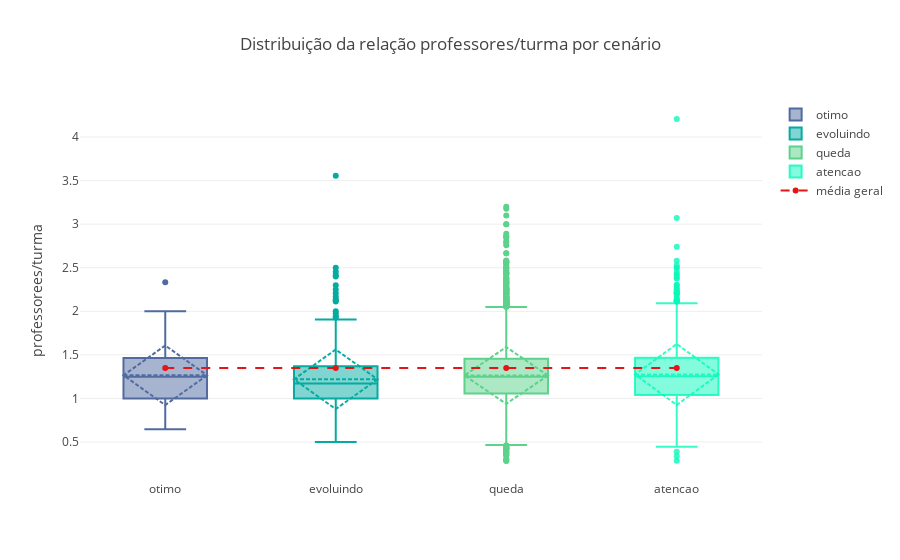

Notebook code for this chart:
### Code cell
data = []
color_menu = ['rgb(81,107,160)', 'rgb(5,171,161)', 'rgb(92,210,139)',  'rgba(7,249,186, 0.8)']

i = 0
for cen in df['cenario'].unique().tolist():
    dt = df[df['cenario']==cen]
    trace = go.Box(
        y = dt['prof_turma'],
        name = cen,
        boxmean = 'sd',
        marker = dict(color=color_menu[i]),
        #boxpoints='suspectedoutliers',
        #orientation='h',
        #boxpoints='all'
    
    )
    data.append(trace)
    i+=1
trace2 = go.Scatter(
    x = ['otimo', 'evoluindo', 'queda', 'atencao'],
    y = [1.35]*4,
    line = dict(color = 'rgb(227,21,21)', dash='dash'),
    name = "média geral"
)
data.append(trace2)
layout = go.Layout(title = "Distribuição da relação professores/turma por cenário", yaxis=dict(title="professorees/turma"))
fig = go.Figure(data = data, layout = layout)
iplot(fig)

### Figure 1 — Plotly figure (JSON) as saved in the notebook; plotly's stock layout.template omitted (floating-point values rounded to 4 significant figures; data arrays with more than 128 entries replaced by an {"elided": "..."} marker saying what was removed)
{"data": [{"boxmean": "sd", "marker": {"color": "rgb(81,107,160)"}, "name": "otimo", "type": "box", "uid": "31cda386-f217-11e8-b9f5-f4b7e2cdd6d2", "y": [0.8846, 2, 1.45, 1.231, 1.733, 1, 1.483, 0.9286, 0.9615, 1, 1, 1.467, 1, 1.4, 0.84, 0.6471, 1.08, 1.312, 0.9756, 1, 0.8333, 0.9524, 1.154, 1.424, 1.154, 1.4, 1.357, 1.25, 1.5, 1.5, 1.333, 2.333, 1.833, 1.216, 1.632, 1.417, 1.25, 0.92, 1.5]}, {"boxmean": "sd", "marker": {"color": "rgb(5,171,161)"}, "name": "evoluindo", "type": "box", "uid": "31cda387-f217-11e8-9f92-f4b7e2cdd6d2", "y": {"elided": "502 float values"}}, {"boxmean": "sd", "marker": {"color": "rgb(92,210,139)"}, "name": "queda", "type": "box", "uid": "31cda388-f217-11e8-b818-f4b7e2cdd6d2", "y": {"elided": "8103 float values"}}, {"boxmean": "sd", "marker": {"color": "rgba(7,249,186, 0.8)"}, "name": "atencao", "type": "box", "uid": "31cda389-f217-11e8-9437-f4b7e2cdd6d2", "y": {"elided": "1770 float values"}}, {"line": {"color": "rgb(227,21,21)", "dash": "dash"}, "name": "média geral", "type": "scatter", "uid": "31cda38a-f217-11e8-bce4-f4b7e2cdd6d2", "x": ["otimo", "evoluindo", "queda", "atencao"], "y": [1.35, 1.35, 1.35, 1.35]}], "layout": {"title": "Distribuição da relação professores/turma por cenário", "yaxis": {"title": "professorees/turma"}}}
